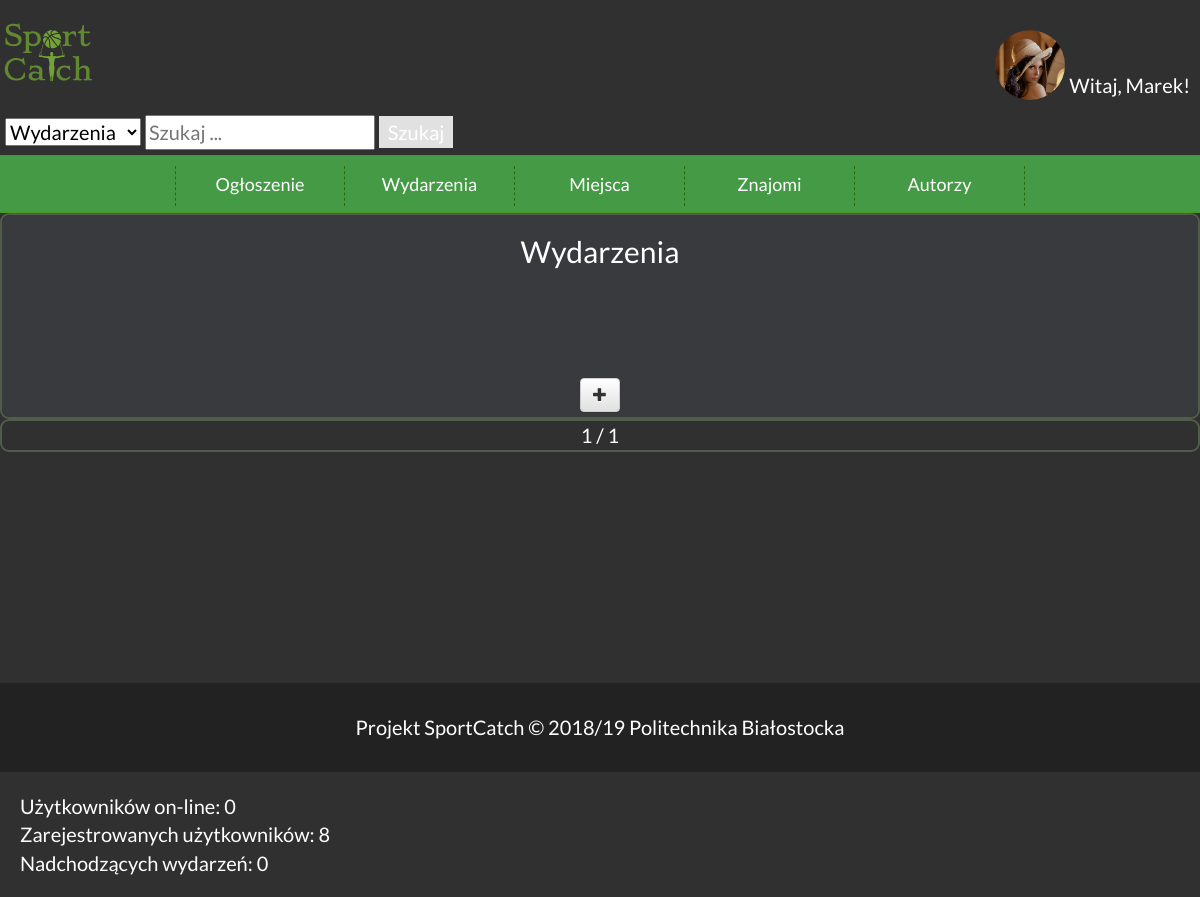
/events (signed in), run on an earlier commit of the app's database.
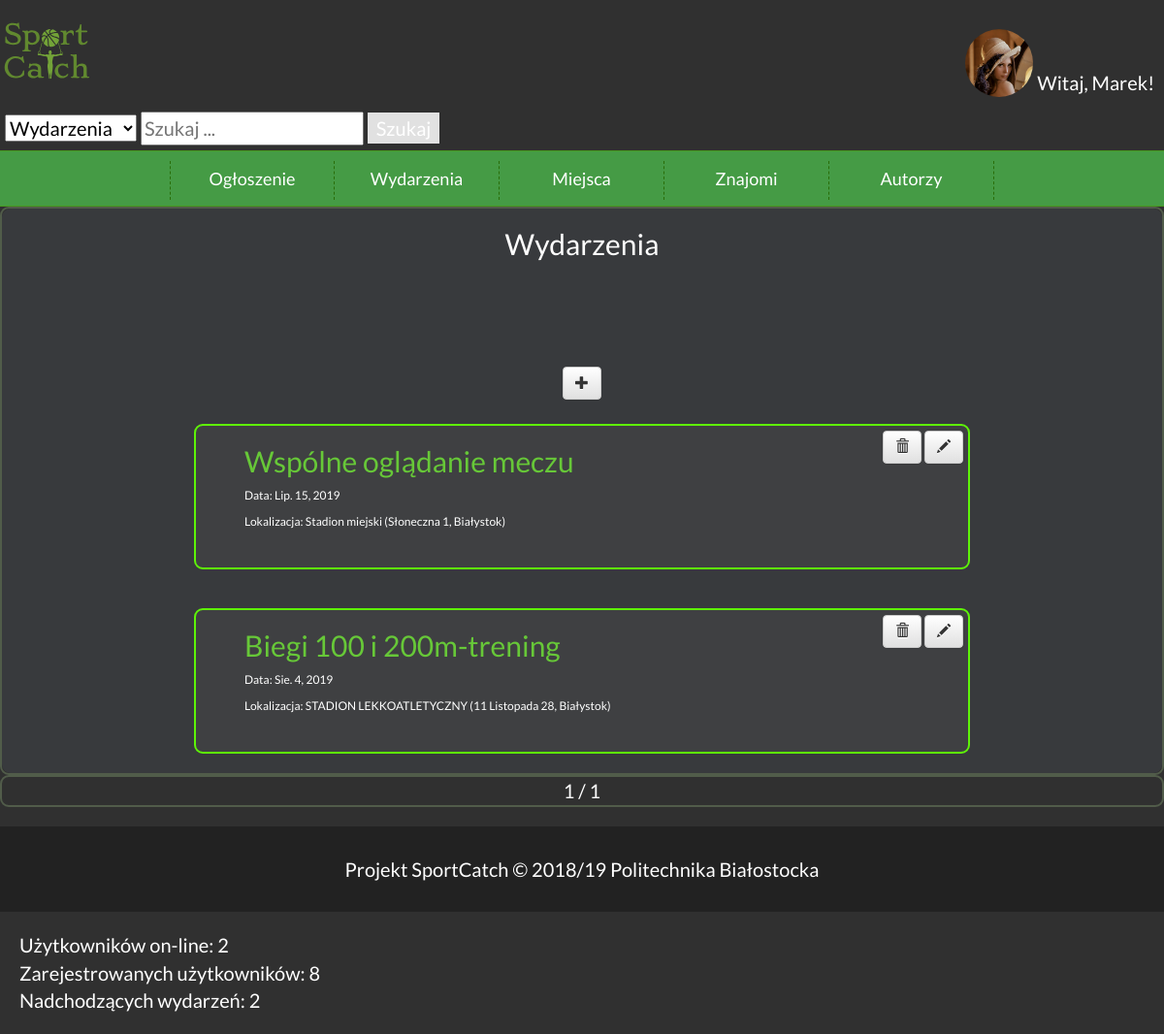
And on a later commit of the database.
### event/models.py (models this page shows, shortened)
class wydarzenie(models.Model):
    miejsce=models.ForeignKey(miejsce,on_delete=models.CASCADE)
    nazwa=models.CharField(max_length=50)
    data_rozpoczecia=models.DateField()
    organizator=models.ForeignKey(User,on_delete=models.CASCADE,related_name='wydarzenia')
    opis=models.TextField()
    uczestnicy=models.ManyToManyField(User,related_name="uczestnicy")
    Srednia_ocen=models.IntegerField( default=0)
    photo = models.ImageField(upload_to="wydarzenia/", blank=True, default='miejsca/Default.jpg')
    liczba_wyswietlen = models.IntegerField( default=0)

class miejsce(models.Model):
    adres=models.CharField(max_length=100)
    miasto=models.CharField(max_length=100, default="Białystok")
    nazwa=models.CharField(max_length=100)
    zaakceptowane=models.BooleanField(default=False)
    Srednia_ocen=models.IntegerField( default=0)
    photo = models.ImageField(upload_to='miejsca/', blank=True, default='miejsca/Default.jpg')
    def __str__(self):
        return "{} ({}, {})".format(self.nazwa, self.adres, self.miasto)
    class Meta:
        verbose_name = 'Miejsce'
        verbose_name_plural = 'Miejsca'

### event/views.py (the view)
# urls.py: path('events', views.events_list, name='events_list'),
def events_list(request):
    user = Profile.objects.all()
    profiles = Profile.objects.all()
    today = datetime.now().date()
    print(str(today))
    all_events = wydarzenie.objects.order_by('data_rozpoczecia')
    events = []
    for e in all_events:
        if(e.data_rozpoczecia >= today):
            events.append(e)
    if request.user.is_authenticated:
        try:
            user = Profile.objects.get(user=request.user)
        except Profile.DoesNotExist:
            user = None
    lista = events
    paginator = Paginator(lista, 5)
    page = request.GET.get('page')
    wydarz = paginator.get_page(page)
    return render(request, 'event/events_list.html', {'events': events, 'profiles': profiles, 'user': user, 'wydarz':wydarz})

### event/context_processors.py (called while the page is built)
def get_all_logged_in_users():
    sessions = Session.objects.filter(expire_date__gte=timezone.now())
    uid_list = []
    for session in sessions:
        data = session.get_decoded()
        uid_list.append(data.get('_auth_user_id', None))
    return User.objects.filter(id__in=uid_list)

def logged_users(request):
    logged = get_all_logged_in_users()
    print("-------------------333333333333-------------------")
    print(logged)
    return {'zalogowani':len(logged),'request':request}

def registers_users(request):
    return {'zarejestrowani':Profile.objects.all().count(),'request':request}

def incoming_events(request):
    all_events = wydarzenie.objects.all()
    today = datetime.now().date()
    incoming = []
    for e in all_events:
        if(e.data_rozpoczecia > today):
            incoming.append(e)
    return{'nadchodzace':len(incoming),'request':request}

### event/templates/event/events_list.html (shortened to what this page needs)
{% extends 'Base.html' %}
{% block content %}
<div class="wydarzenia">
        <div class="Elementy_wydarzen">
<h2>Wydarzenia</h2>
<div class="options1">
        {% if request.user.is_authenticated%}
        <a class="btn btn-default" href="{%url 'new_event'%}"><span class="glyphicon glyphicon-plus"></span></a>
        {%endif%}
        </div>
{% for event in wydarz %}
<div class="Obramowanie">
        <div class="Text">
    <h2><a href="{%url 'event_detail' pk=event.pk%}">{{event.nazwa}}</a></h2>
    <p>Data: {{event.data_rozpoczecia}}</p>
    <p>Lokalizacja: {{event.miejsce}}</p>
    </div>
    <div class="options">
    {% if request.user.is_authenticated and event.organizator.username == request.user.username %}
    <a class="btn btn-default" href=""><i class="glyphicon glyphicon-trash"></i></a>
    <a class="btn btn-default" href="{%url 'edit_event' pk=event.pk%}"><i class="glyphicon glyphicon-pencil"></i></a>
    {%endif%}
    </div>
    </div>
{%endfor%}
        </div>
   </div>
   <div class="wydarzenia">
    <div class>
         {{ wydarz.number }} / {{ wydarz.paginator.num_pages }}
    </div>
</div>
{% endblock %}

### event/templates/Base.html (shortened to what this page needs)
<!DOCTYPE HTML>
<html lang="pl">
<head>
	<link rel="stylesheet" href="https://maxcdn.bootstrapcdn.com/bootstrap/3.3.7/css/bootstrap.min.css">
	<link rel="stylesheet" href="https://maxcdn.bootstrapcdn.com/bootstrap/3.3.7/css/bootstrap-theme.min.css">
	<link href="/static/style.css" rel="stylesheet" type="text/css" />
	<link href="css/fontello.css" rel="stylesheet" type="text/css"/>
</head>
<body>
<div class="header">
			<a  href="{% url 'index' %}"><img height="70" src="/static/images/sportcatch.svg" /></a>
			<div class="header2">
				{% if request.user.is_authenticated %}
				<div class="ZalogowanyUzytkownik">
				{% if user.photo %}
				<div class="dropdown">
 				 <img src="{{user.photo.url}}" onclick="myFunction()" class="dropbtn"/>
				{% endif %}
			</div>
				<span style="vertical-align:bottom;">	Witaj, {{ request.user.username }}!</span>
			</div>
				{% else %}
				<div  class="niezalogowanyUzytkownik">
				<a  href="{% url 'login'%}" class="btn btn-success ">Zaloguj się</a>
				<span >lub</span>
				<a  href="{% url 'register' %}"  class="btn btn-danger ">Zarejestruj się</a>
			</div>
				{% endif %}
			</div>
</div>
<div class="szukaj" >
<form>
    <select id="choice_select" name="wybor" action ="{% url 'index' %}">
        <option value="event">Wydarzenia</option>
    </select>
       <input name="search_phrase" type="text" placeholder="Szukaj ...">
			 	{% if indexsa != None%}
				<button name="submit" type="submit" id="button_submit"  >Szukaj</button>
				{% else %}
				 <a  class= "buttons" href="{% url 'index' %}">Szukaj</a>
				{%endif%}
</form>
</div>
		<div class="nav">
			<ol>
				<li><span >Ogłoszenie</span>
				</li>
				<li><span>Wydarzenia</span>
				</li>
				<li><span>Miejsca</span>
				</li>
				{% if not request.user.username == 'admin' %}
				{% if request.user.is_authenticated%}
				<li><a href="#">Znajomi</a>
				</li>
				{%endif%}
				{%endif%}
				<li><a href="{% url 'authors' %}">Autorzy</a></li>
			</ol>
		</div>
		<div class="content">
			{% block content %}
			{% load emoticons_tags %}
			{% endblock content %}
		</div>
		<div class="footer">Projekt SportCatch &copy; 2018/19 Politechnika Białostocka
		</div>
<div style="margin:20px">
	Użytkowników on-line: {{zalogowani}}
	<br/>
	Zarejestrowanych użytkowników: {{zarejestrowani}}<br/>
	Nadchodzących wydarzeń: {{nadchodzace}}
</div>
</body>
</html>

What changed in the data, as far as the page shows it:
added wydarzenie: nazwa "Wspólne oglądanie meczu", data_rozpoczecia "Lip. 15, 2019", miejsce "Stadion miejski (Słoneczna 1, Białystok)"
now on this page (row edited): wydarzenie: nazwa "Biegi 100 i 200m-trening", data_rozpoczecia "Sie. 4, 2019", miejsce "STADION LEKKOATLETYCZNY (11 Listopada 28, Białystok)"
Also different on the page:
{{ zalogowani }}: "0" → "2"
{{ nadchodzace }}: "0" → "2"
